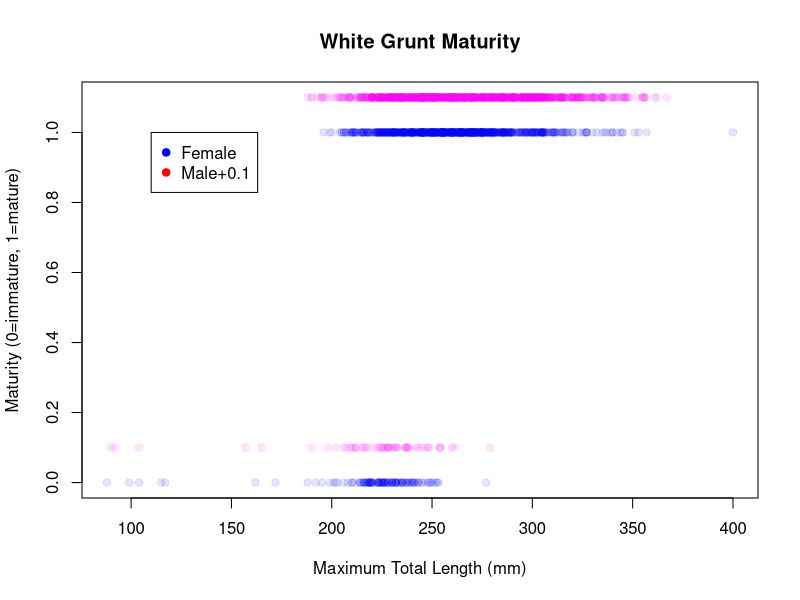
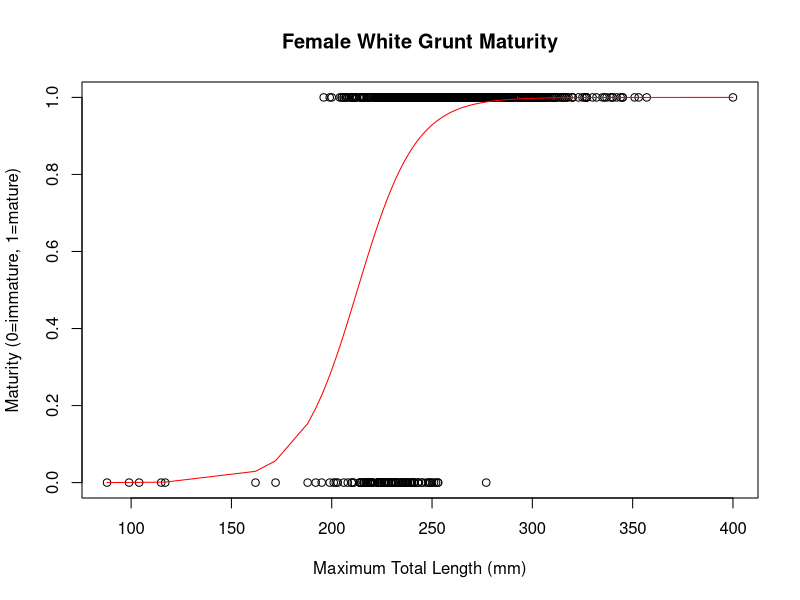
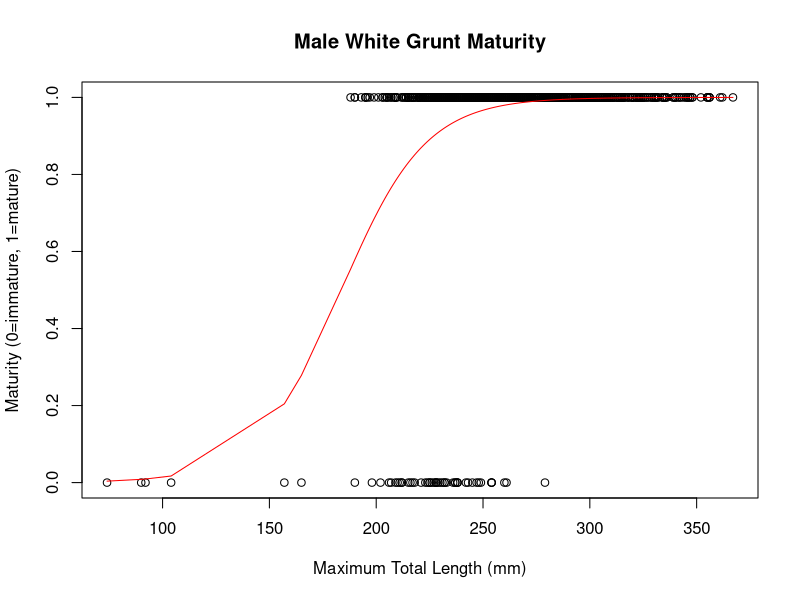
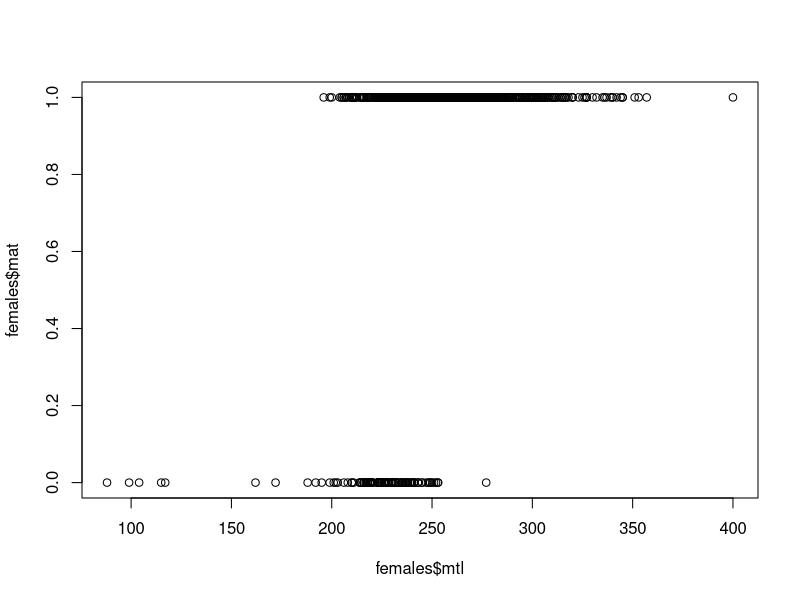
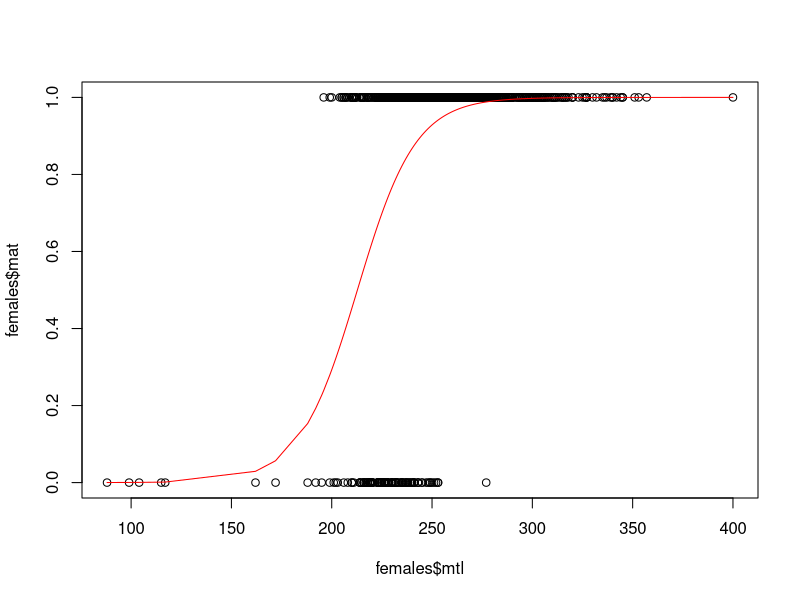

Write R code to recreate these figures, in order.
## ---- chunk 1
setwd("/workspaces/schooling/population_dynamics/lab_5/")
data <- read.table("data/size_mat.txt", header=T, sep="")
head(data)
## ---- chunk 2
colnames(data) <- tolower(colnames(data))
females <- data[data$sex=="female",]
males <- data[data$sex=="male",]
## ---- chunk 3
plot(
  females$mtl, 
  females$mat,
  xlab="Maximum Total Length (mm)",
  ylab="Maturity (0=immature, 1=mature)",
  main="White Grunt Maturity",
  col=rgb(red = 0, green = 0, blue = 1, alpha = 0.1),
  pch = 19,
  ylim=c(0,1.1)
)
points(
  males$mtl, 
  males$mat+0.1,
  col=rgb(red = 1, green = 0, blue = 1, alpha = 0.1),
  pch = 19
)
legend(x=110, y=1, pch=19, legend=c("Female", "Male+0.1"), col=c("blue", "red"))
## ---- chunk 4
get_nll <- function(theta) {
    f_lmat50 <- theta[1]
    f_sig <- theta[2]
    m_lmat50 <- theta[3]
    m_sig <- theta[4]

    prob_mat_female <- 1 / (1 + exp(-(females$mtl - f_lmat50) / f_sig))
    prob_mat_male <- 1 / (1 + exp(-(males$mtl - m_lmat50) / m_sig))
    nll_female <- -1*sum(dbinom(females$mat, size=1, prob=prob_mat_female, log=T))
    nll_male <- -1*sum(dbinom(males$mat, size=1, prob=prob_mat_male, log=T))
    return(nll_female + nll_male)
}
## ---- chunk 5
theta <- c(200, 20, 200, 20)
for (i in 1:10) {
    fit <- optim(theta, get_nll, hessian=T)
    theta <- fit$par
}
theta
## ---- chunk 6
sterr <- sqrt(diag(solve(fit$hessian)))
sterr

ALPHA = 0.05
U_f_lmat50 = theta[1] + qnorm(1-(ALPHA/2)) * sterr[1]
L_f_lmat50 = theta[1] - qnorm(1-(ALPHA/2)) * sterr[1]
U_f_sig = theta[2] + qnorm(1-(ALPHA/2)) * sterr[2]
L_f_sig = theta[2] - qnorm(1-(ALPHA/2)) * sterr[2]
U_m_lmat50 = theta[3] + qnorm(1-(ALPHA/2)) * sterr[3]
L_m_lmat50 = theta[3] - qnorm(1-(ALPHA/2)) * sterr[3]
U_m_sig = theta[4] + qnorm(1-(ALPHA/2)) * sterr[4]
L_m_sig = theta[4] - qnorm(1-(ALPHA/2)) * sterr[4]

results <- rbind(
    cbind(U_f_lmat50, L_f_lmat50),
    cbind(U_f_sig, L_f_sig),
    cbind(U_m_lmat50, L_m_lmat50),
    cbind(U_m_sig, L_m_sig)
)
colnames(results) <- c("Upper", "Lower")
rownames(results) <- c("f_lmat50", "f_sig", "m_lmat50", "m_sig")
results
## ---- chunk 7
subset_theta <- function(theta, params_to_fit) {
    input <- c()
    for (i in 1:length(params_to_fit)) {
        input <- append(input, theta[params_to_fit[i]])
    }
    return(input)
}

update_theta <- function(theta, input, params_to_fit, index_to_share) {
    v = theta
    for (i in 1:length(params_to_fit)) {
        v[params_to_fit[i]] <- input[i]
    }
    for (i in 1:length(v)) {
        if (!(i %in% params_to_fit)) {
            v[i] <- v[index_to_share[i]]
        }
    }
    return(v)
}

do_fit <- function(theta, params_to_fit, index_to_share) {

    fun <- function(input) {
        v = update_theta(theta, input, params_to_fit, index_to_share)
        return(get_nll(v))
    }

    input <- subset_theta(theta, params_to_fit)
    for (i in 1:10) {
        fit <- optim(input, fun, hessian=T)
        input <- fit$par
    }
    theta <- update_theta(theta, input, params_to_fit, index_to_share)
    return(theta)
}

get_aic <- function(theta, params_to_fit) {
    nll <- get_nll(theta)
    k <- length(params_to_fit)
    aic <- 2*k + 2*nll
    return(c(nll, k, aic))
}
## ---- chunk 8

starting_guess <- c(200, 20, 200, 20)
index_to_share <- c(3, 4, 1, 2)
row_names <- c()
col_names <- c("f_lmat50", "f_sig", "m_lmat50", "m_sig", "nll", "params", "AIC")

params_to_fit <- c(1, 2, 3)
theta <- do_fit(starting_guess, params_to_fit, index_to_share)
aic_info <- get_aic(theta, params_to_fit)
row1 <- c(theta, aic_info)
row_names <- append(row_names, "L(h)sig(.)")

params_to_fit <- c(1, 2, 4)
theta <- do_fit(starting_guess, params_to_fit, index_to_share)
aic_info <- get_aic(theta, params_to_fit)
row2 <- c(theta, aic_info)
row_names <- append(row_names, "L(.)sig(h)")

params_to_fit <- c(1, 2)
theta <- do_fit(starting_guess, params_to_fit, index_to_share)
aic_info <- get_aic(theta, params_to_fit)
row3 <- c(theta, aic_info)
row_names <- append(row_names, "L(.)sig(.)")

params_to_fit <- c(1, 2, 3, 4)
theta <- do_fit(starting_guess, params_to_fit, index_to_share)
aic_info <- get_aic(theta, params_to_fit)
row4 <- c(theta, aic_info)
row_names <- append(row_names, "L(h)sig(h)")


results <- rbind(row1, row2, row3, row4)
colnames(results) <- col_names
rownames(results) <- row_names
results <- data.frame(results)

results <- results[order(results$AIC),]
results$delta_aic <- results$AIC - results$AIC[1]
results
## ---- chunk 9
f_lmat50 = results[1, 1]
f_sig = results[1, 2]
m_lmat50 = results[1, 3]
m_sig = results[1, 4]

females$pred <- 1 / (1 + exp(-(females$mtl - f_lmat50) / f_sig))
males$pred <- 1 / (1 + exp(-(males$mtl - m_lmat50) / m_sig))
## ---- chunk 10
plot(
    females$mtl, 
    females$mat,
    main="Female White Grunt Maturity",
    xlab="Maximum Total Length (mm)",
    ylab="Maturity (0=immature, 1=mature)"
)
lines(females$mtl[order(females$mtl)], females$pred[order(females$mtl)], col="red")
## ---- chunk 11
plot(
    males$mtl,
    males$mat,
    main="Male White Grunt Maturity",
    xlab="Maximum Total Length (mm)",
    ylab="Maturity (0=immature, 1=mature)"
)
lines(males$mtl[order(males$mtl)], males$pred[order(males$mtl)], col="red")
## ---- chunk 12
logit <- function(x){
    return(log(x/(1-x)))
}
inv_logit <- function(x){
    return(exp(x)/(1+exp(x)))
}
## ---- chunk 13
colnames(data) <- tolower(colnames(data))
female <- data[data$sex=="female",]
male <- data[data$sex=="male",]
## ---- chunk 14
plot(females$mtl, females$mat)
## ---- chunk 15
f_lmat50 <- 200
f_sig <- 20

theta <- c(f_lmat50, f_sig)
## ---- chunk 16
fun <- function(theta) {
    f_lmat50 <- theta[1]
    f_sig <- theta[2]

    prob_mat <- 1 / (1 + exp(-(females$mtl - f_lmat50) / f_sig))
    nll <- -1*sum(dbinom(females$mat, size=1, prob=prob_mat, log=T))
    return(nll)
}
fun(theta)
## ---- chunk 17
fit <- optim(theta, fun, hessian=T)
fit$par
## ---- chunk 18
sterr <- sqrt(diag(solve(fit$hessian)))
sterr
## ---- chunk 19
predictions <- 1/(1+exp(-(females$mtl-fit$par[1])/fit$par[2]))
plot(females$mtl, females$mat)
lines(females$mtl[order(females$mtl)], predictions[order(females$mtl)], col="red")
## ---- chunk 20
mod_f <- glm(mat~mtl, data=females, family = binomial("logit"))
(mod_f)
summary(mod_f)
## ---- chunk 21
predicted <- predict(mod_f, type="response")
## ---- chunk 22
l50_f <- (logit(0.5) - mod_f$coefficients[1])/mod_f$coefficients[2]
l50_f
